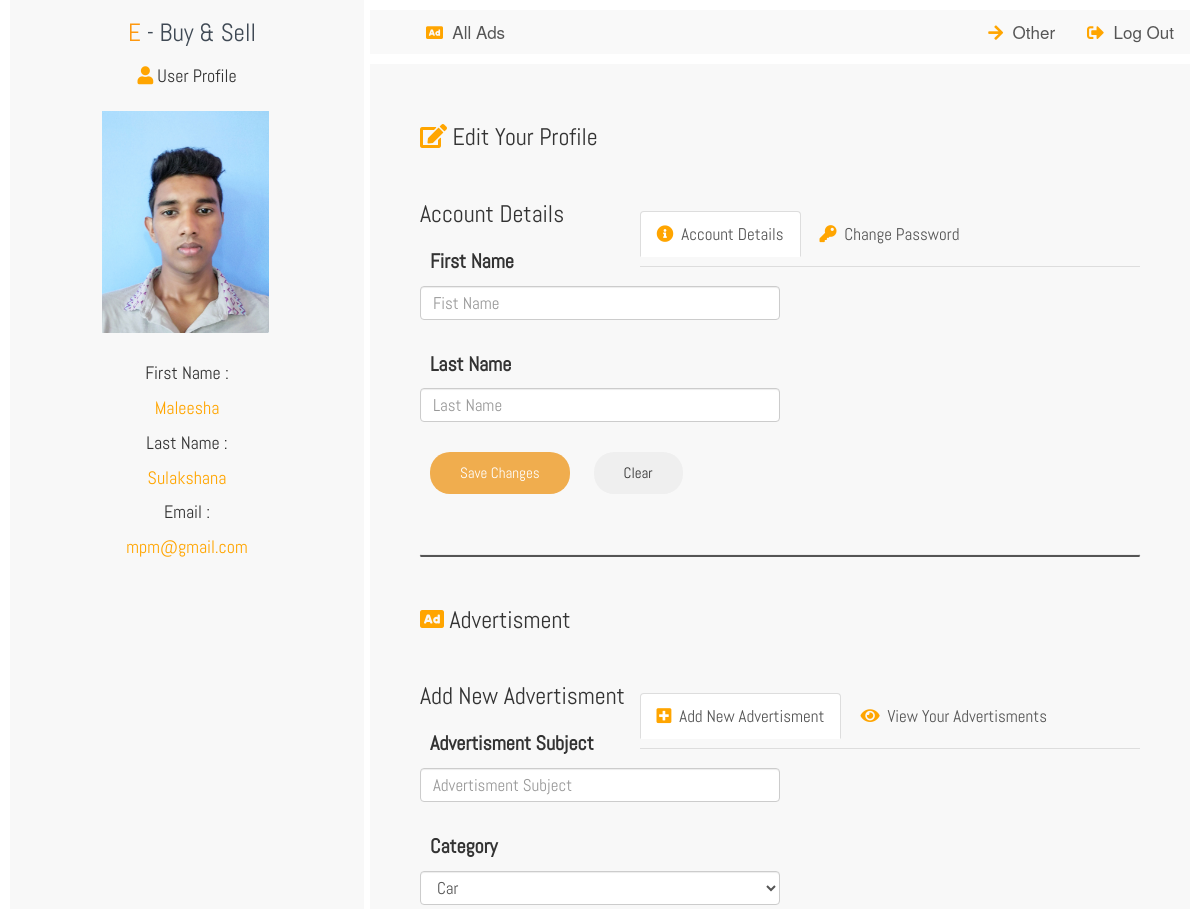
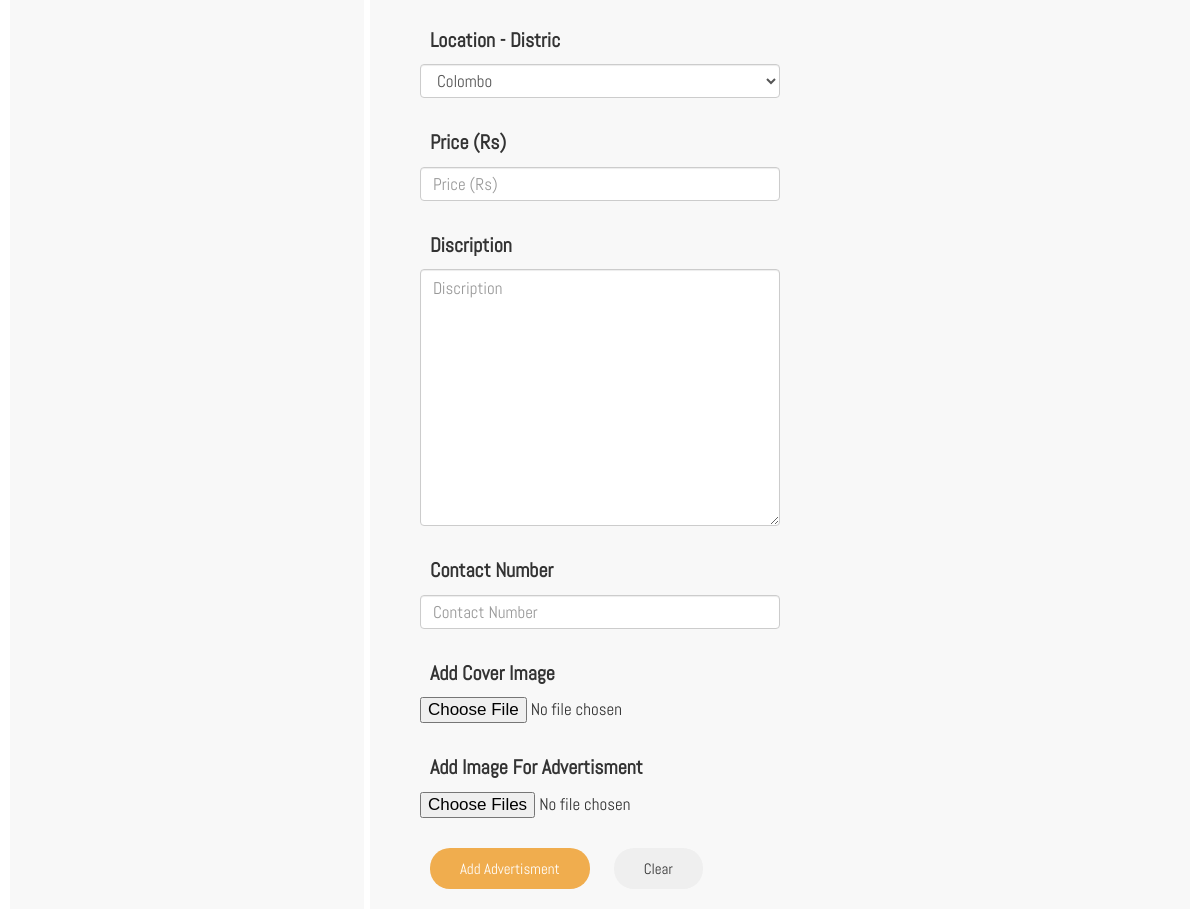
Screenshot of /profile.php (signed in) with the database file from the repository (2 pictures, top to bottom).
### tables this page shows
CREATE TABLE `users` (
  `fname` varchar(50) NOT NULL,
  `lname` varchar(50) NOT NULL,
  `email` varchar(100) NOT NULL,
  `psw` varchar(20) NOT NULL,
  `image` varchar(500) DEFAULT NULL
);

### profile.php (the view, shortened to what this page needs)
<?php
    require_once('db.php');
?>
<!DOCTYPE html>
<html lang="en">
    <head>
        <link rel="stylesheet" href="./css/all.css">
        <link rel="stylesheet" href="./css/all.min.css">
        <link rel="stylesheet" href="./css/brands.css">
        <link rel="stylesheet" href="./css/brands.min.css">
        <link rel="stylesheet" href="./css/fontawesome.css">
        <link rel="stylesheet" href="./css/fontawesome.min.css">
        <link rel="stylesheet" href="./css/fonts.css">
        <link rel="stylesheet" href="./css/regular.css">
        <link rel="stylesheet" href="./css/regular.min.css">
        <link rel="stylesheet" href="./css/solid.css">
        <link rel="stylesheet" href="./css/solid.min.css">
        <link rel="stylesheet" href="./css/svg-with-js.css">
        <link rel="stylesheet" href="./css/svg-with-js.min.css">
        <link rel="stylesheet" href="./css/v4-shims.css">
        <link rel="stylesheet" href="./css/v4-shims.min.css">
	    <link rel="stylesheet" href="./css/owl.carousel.min.css">
	    <link rel="stylesheet" href="./css/owl.theme.default.min.css">
	    <link rel="stylesheet" href="./css/aos/aos.css">
        <link rel="stylesheet" href="./css/custom/profile.css">
        <link rel="stylesheet" href="./bootstrap-3.3.7-dist/css/bootstrap.css" />
        <link rel="stylesheet" href="./bootstrap-3.3.7-dist/css/bootstrap.min.css" />
    </head>
    <body>
        <section class="sec-one">
            <div class="box-1">
                <div class="nav-brand">
                    <a href="index.php" class="text-gray"><span>E</span> - Buy & Sell</a>
                    <h4><i class="fas fa-user"></i>&nbsp;User Profile</h4>
                </div>
                    <?php
                        $id_email = $_SESSION['UserEmail'];
                        $selectcate = "SELECT * FROM users WHERE email = '$id_email'";
                        $selectcategory = mysqli_query($conn, $selectcate);
                        while( $row = mysqli_fetch_assoc($selectcategory) ){
                                ?>
                                <?php
                            echo "
                            <a href='' data-toggle='modal' data-target='#profileImg'><img src='./images/{$row['image']}' alt=''></a>
                            <div class='details'>
                            <h4 >First Name :</h4>
                            <h4 id='fname'><span>{$row['fname']}</span></h4>
                            <h4>Last Name :</h4>
                            <h4 id='lname'><span>{$row['lname']}</span></h4>
                            <h4>Email :</h4>
                            <h4 id='email'><span>{$row['email']}</span></h4>
                            </div>";
                        }
                    ?>
            </div>
            <div class="sticky-top nav">
                <ul>
                    <li><a href="index.php"><i class="fas fa-ad"></i>&nbsp;&nbsp;All Ads</a></li>
                    <li style="float:right"><a href="logout.php"><i class="fas fa-sign-out-alt"></i>&nbsp;&nbsp;Log Out</a></li>
                    <li style="float:right"><a class="active" href="other.php"><i class="fas fa-arrow-right"></i>&nbsp;&nbsp;Other</a></li>
                  </ul>
            </div>
            <div class="box-2">
                <div class="account-tab">
                    <div class="header">
                        <h3><span><i class="fas fa-edit"></i></span>&nbsp;Edit Your Profile</h3><br/>
                    </div>
                    <div class="edit-profile">
                        <ul class="nav nav-tabs">
                            <li class="active"><a data-toggle="tab" href="#account-eatils"><span><i class="fa fa-info-circle"></i></span>&nbsp; Account Details</a></li>
                            <li><a data-toggle="tab" href="#change-psw"><span><i class="fa fa-key"></i></span>&nbsp; Change Password</a></li>
                          </ul>
                          <div class="tab-content tabs">
                            <div id="account-eatils" class="tab-pane fade in active">
                              <h3>Account Details</h3>
                              <div class="details">
                                  <form action="profileupdate.php" method="post">
                                        <label for="">First Name</label>
                                        <br>
                                        <input type="text" name="txtfname" id="txtfname" class="form-control" placeholder="Fist Name" required>
                                        <br>
                                        <label for="">Last Name</label>
                                        <br>
                                        <input type="text" name="txtlname" id="txtlname" class="form-control" placeholder="Last Name" required>
                                        <br>
                                        <button type="submit" class="btn btn-warning btn_index" id="btnaccupdate" name="btnaccupdate">Save Changes</button>
                                        <button type="reset" class="btn">Clear</button>
                                  </form>
                              </div>
                            </div>
                          </div>
                    </div>
                </div>
                <hr>
                <div class="advertisment-tab">
                    <div class="header">
                        <h3><span><i class="fas fa-ad"></i></span>&nbsp;Advertisment</h3><br/>
                    </div>
                    <div class="advertisments">
                        <ul class="nav nav-tabs">
                            <li class="active"><a data-toggle="tab" href="#new-ads"><span><i class="fas fa-plus-square"></i></span>&nbsp; Add New Advertisment</a></li>
                            <li><a data-toggle="tab" href="#view-ads"><span><i class="fas fa-eye"></i></span>&nbsp; View Your Advertisments</a></li>
                          </ul>
                          <div class="tab-content tabs">
                            <div id="new-ads" class="tab-pane fade in active">
                              <h3>Add New Advertisment</h3>
                              <div class="new-ads">
                                  <form action="addadvertisment.php" method="post" enctype='multipart/form-data'>
                                        <label for="">Advertisment Subject</label>
                                        <br>
                                        <input type="text" name="txtsub" id="txtsub" class="form-control" maxlength="80" placeholder="Advertisment Subject" required>
                                        <br>
                                        <label for="">Category</label>
                                        <br>
                                        <select id="category" name="category" class="form-control">
                                        <?php
                                            $selectcat = "SELECT category FROM category";
                                            $selectcategory = mysqli_query($conn, $selectcat);
                                            while( $row = mysqli_fetch_assoc($selectcategory) ){
                                                echo "<option value='{$row['category']}'>{$row['category']}</option>\n";
                                            }
                                        ?>
                                        </select>
                                        <br>
                                        <label for="">Location - Distric</label>
                                        <br>
                                        <select id="location" name="location" class="form-control">
                                        <?php
                                            $selectlocat = "SELECT distric FROM location";
                                            $selectlocation = mysqli_query($conn, $selectlocat);
                                            while( $row = mysqli_fetch_assoc($selectlocation) ){
                                                echo "<option value='{$row['distric']}'>{$row['distric']}</option>\n";
                                            }
                                        ?>
                                        </select>
                                        <br>
                                        <label for="">Price (Rs) </label>
                                        <br>
                                        <input type="text" name="txtprice" id="txtprice" class="form-control" placeholder="Price (Rs)" required>
                                        <br>
                                        <label for="">Discription</label>
                                        <br>
                                        <textarea name="txtdesc" id="txtdesc" class="form-control" placeholder="Discription" rows="10" required></textarea>
                                        <br>
                                        <label for="">Contact Number </label>
                                        <br>
                                        <input type="text" name="txttp" id="txttp" class="form-control" placeholder="Contact Number" maxlength="10" required>
                                        <br>
                                        <label for="">Add Cover Image</label>
                                        <br>
                                        <input type="file" id="coverfiles" name="coverfiles" class="form-control-file" required>
                                        <br>
                                        <label for="">Add Image For Advertisment</label>
                                        <br>
                                        <input type="file" id="imgfiles" name="imgfiles[]" class="form-control-file" multiple >
                                        <br>
                                        <button type="submit" class="btn btn-warning btn_index" id="addnewad" name="addnewad">Add Advertisment</button>
                                        <button type="reset" class="btn">Clear</button>
                                  </form>
                              </div>
                            </div>
                          </div>
                    </div>
                </div>
            </div>
        </section>
    </body>
</html>

### css/all.css (style rules this page uses)
.fa, .fas, .far, .fal, .fad, .fab { -moz-osx-font-smoothing: grayscale; -webkit-font-smoothing: antialiased; display: inline-block; font-style: normal; font-variant: normal; text-rendering: auto; line-height: 1; }
.fa-ad:before { content: "\f641"; }
.fa-arrow-right:before { content: "\f061"; }
.fa-edit:before { content: "\f044"; }
.fa-eye:before { content: "\f06e"; }
.fa-info-circle:before { content: "\f05a"; }
.fa-key:before { content: "\f084"; }
.fa-plus-square:before { content: "\f0fe"; }
.fa-sign-out-alt:before { content: "\f2f5"; }
.fa-user:before { content: "\f007"; }
.fa, .fas { font-family: 'Font Awesome 5 Free'; font-weight: 900; }

### css/solid.css (style rules this page uses)
.fa, .fas { font-family: 'Font Awesome 5 Free'; font-weight: 900; }

### rows the page displays
users: image (picture), fname "Maleesha", lname "Sulakshana", email "mpm@gmail.com"

### other values shown
form field category "Car"
form field location "Colombo"
